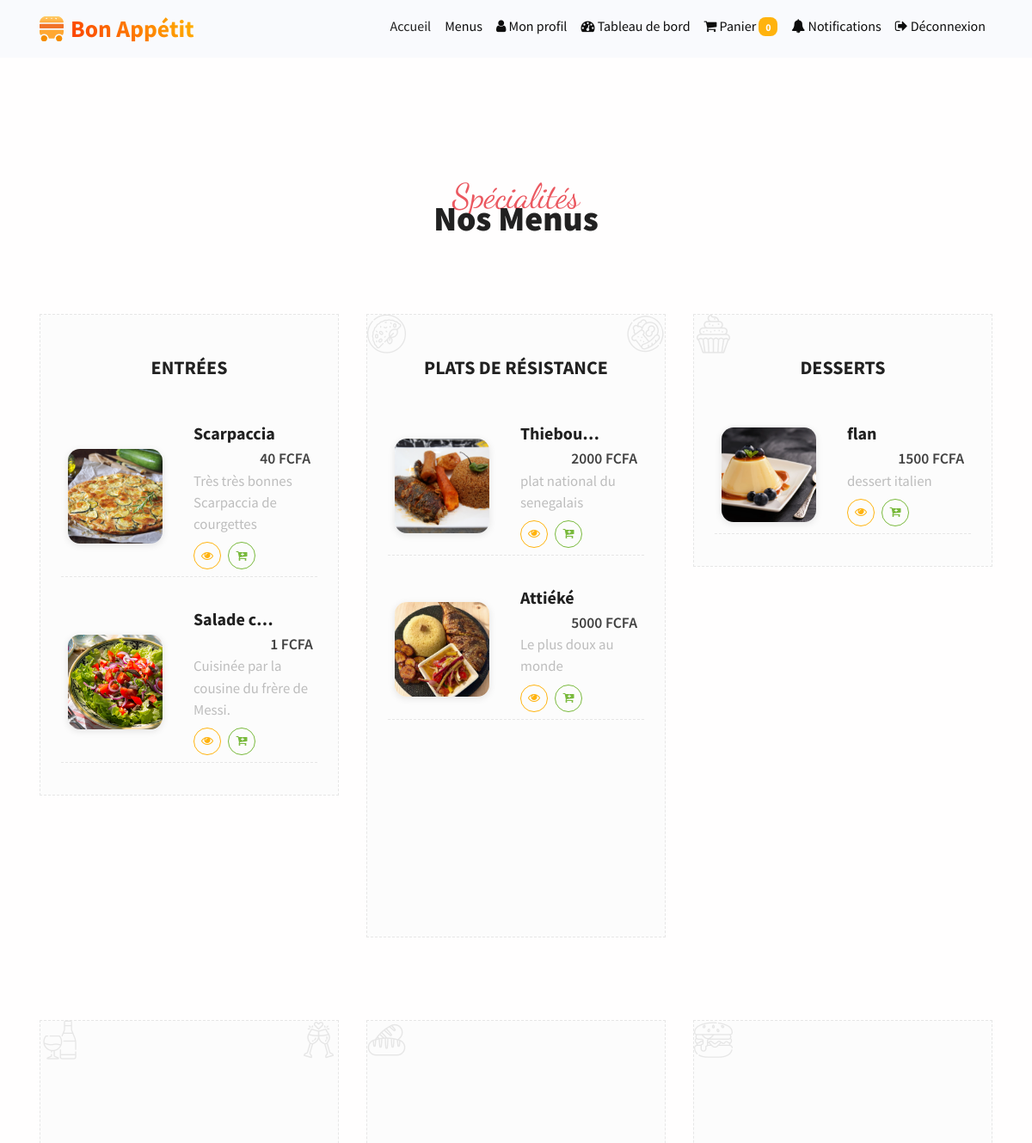
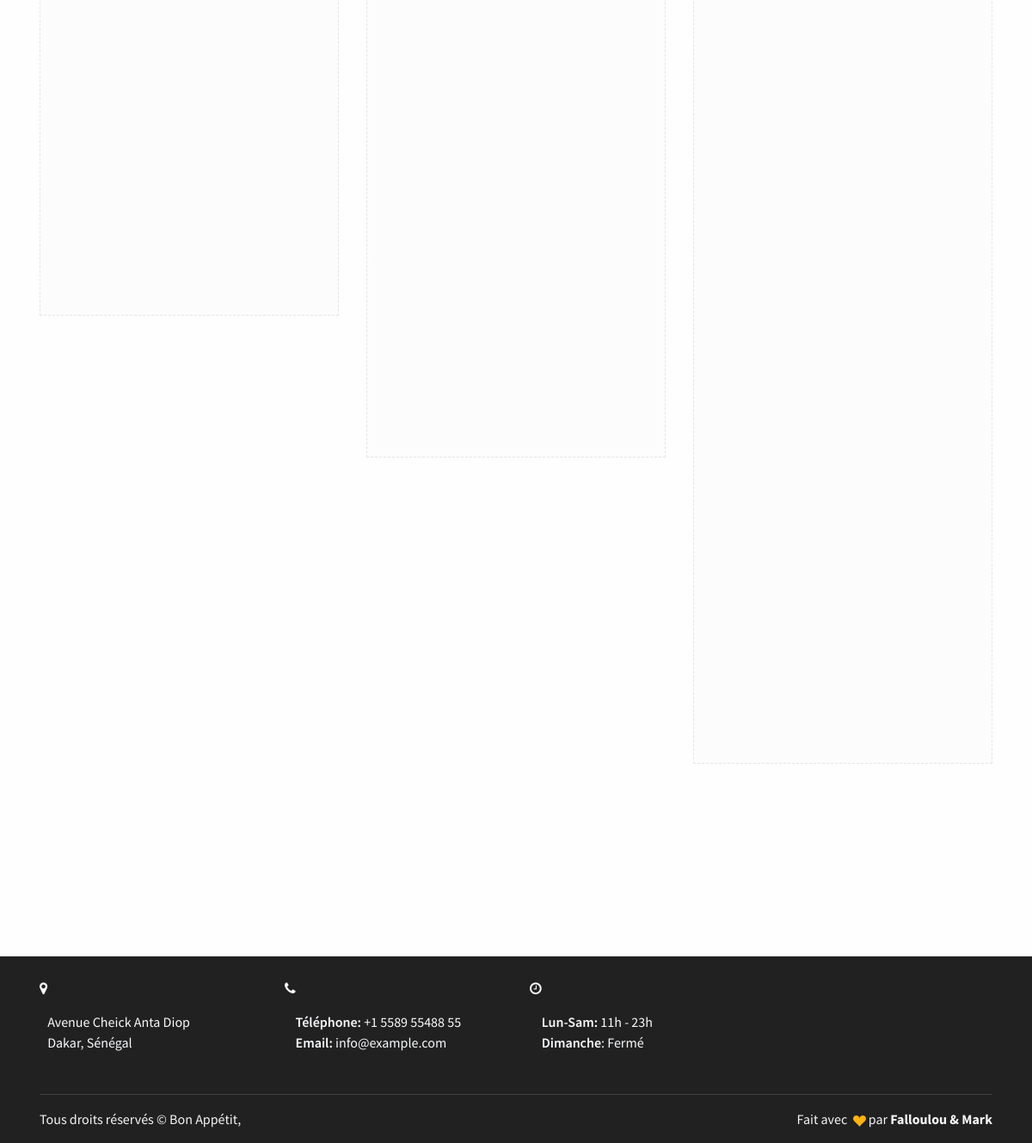
Page /menus/ (signed in) on the committed database (2 pictures, top to bottom).
### menus/models.py (models this page shows, shortened)
class Menu(models.Model):
    CATEGORIE_CHOICES = [
        ('entree', 'Entrée'),
        ('plat', 'Plat'),
        ('dessert', 'Dessert'),
        ('boisson', 'Boisson'),
        ('fast-food', 'Fast-Food'),
        ('snack', 'Snack'),
    ]
    nom = models.CharField(max_length=100)
    description = models.TextField()
    prix = models.DecimalField(max_digits=6, decimal_places=2)
    image = models.ImageField(upload_to='menus/', null=True, blank=True)
    disponible = models.BooleanField(default=True)
    categorie = models.CharField(max_length=20, choices=CATEGORIE_CHOICES)

### menus/views.py (the view)
# urls.py: path('menus/', views.liste_menus, name='liste_menus'),
def liste_menus(request):
    categorie = request.GET.get('categorie')
    if categorie:
        menus = Menu.objects.filter(categorie=categorie)
    else:
        menus = Menu.objects.all()
    categories = dict(Menu.CATEGORIE_CHOICES)
    context = {
        'menus': menus,
        'categories': categories,
        'categorie_actuelle': categorie
    }
    return render(request, 'menus/liste_menus.html', context)

### comptes/models.py (called while the page is built)
    def is_client(self):
        return self.role == self.Role.CLIENT

### templates/menus/liste_menus.html (shortened to what this page needs)
{% extends 'base.html' %}
{% block content %}
<section class="ftco-section">
  <div class="container">
    <div class="row justify-content-center mb-5 pb-2">
      <div class="col-md-7 text-center heading-section ftco-animate">
        <span class="subheading">Spécialités</span>
        <h2 class="mb-4">Nos Menus</h2>
      </div>
    </div>
    <div class="row">
      <div class="col-md-6 col-lg-4 mb-5">
        <div class="menu-wrap">
          <div class="heading-menu text-center ftco-animate">
            <h3>Entrées</h3>
          </div>
          {% for menu in menus %}
            {% if menu.get_categorie_display == "Entrée" %}
              {% include "menus/_menu_card.html" %}
            {% endif %}
          {% endfor %}
        </div>
      </div>
      <div class="col-md-6 col-lg-4 mb-5">
        <div class="menu-wrap">
          <div class="heading-menu text-center ftco-animate">
            <h3>Plats de résistance</h3>
          </div>
          {% for menu in menus %}
            {% if menu.get_categorie_display == "Plat" %}
              {% include "menus/_menu_card.html" %}
            {% endif %}
          {% endfor %}
          <span class="flat flaticon-omelette" style="left: 0;"></span>
          <span class="flat flaticon-breakfast" style="right: 0;"></span>
        </div>
      </div>
      <div class="col-md-6 col-lg-4 mb-5">
        <div class="menu-wrap">
          <div class="heading-menu text-center ftco-animate">
            <h3>Desserts</h3>
          </div>
          {% for menu in menus %}
            {% if menu.get_categorie_display == "Dessert" %}
              {% include "menus/_menu_card.html" %}
            {% endif %}
          {% endfor %}
          <span class="flat flaticon-cupcake" style="left: 0;"></span>
        </div>
      </div>
      <div class="col-md-6 col-lg-4 mb-5">
        <div class="menu-wrap">
          <span class="flat flaticon-wine" style="left: 0;"></span>
          <span class="flat flaticon-wine-1" style="right: 0;"></span>
        </div>
      </div>
      <div class="col-md-6 col-lg-4 mb-5">
        <div class="menu-wrap">
          <span class="flat flaticon-bread" style="left: 0;"></span>
        </div>
      </div>
      <div class="col-md-6 col-lg-4 mb-5">
        <div class="menu-wrap">
          <span class="flat flaticon-burger" style="left: 0;"></span>
        </div>
      </div>
    </div>
  </div>
</section>
{% endblock %}

### templates/menus/_menu_card.html (shortened to what this page needs)
{% if menu.disponible %}
<div class="menus d-flex align-items-center ftco-animate mb-4 p-2">
  {% if menu.image %}
  <div class="menu-img img flex-shrink-0 me-3" style="background-image: url('{{ menu.image.url }}'); width:110px; height:110px; background-size:cover; background-position:center; border-radius:14px; box-shadow:0 2px 8px rgba(0,0,0,0.10);"></div>
  {% endif %}
  <div class="text w-100">
    <div class="d-flex flex-column">
      <div class="d-flex justify-content-between align-items-center mb-1">
        <h5 class="mb-0 fw-bold text-truncate" style="font-size:1.25rem; max-width:70%;" title="{{ menu.nom }}">{{ menu.nom }}</h5>
      </div>
      <div class="d-flex justify-content-end">
        <span class="price" style="font-size:1.1rem; font-weight:600;">{{ menu.prix|floatformat:0 }} FCFA</span>
      </div>
    </div>
    <p class="mb-2 text-muted" style="font-size:1.05rem;">{{ menu.description|truncatewords:20 }}</p>
    <div class="d-flex gap-2 mt-1">
      <button type="button" class="btn btn-outline-primary btn-sm rounded-circle p-1" id="id_detailsbuton" style="width:32px;height:32px;" data-bs-toggle="modal" data-bs-target="#menuModal{{ menu.id }}" title="Voir détails">
        <i class="fa fa-eye text-primary"></i>
      </button>
      {% if user.is_authenticated and user.is_client %}
      <form method="post" action="{% url 'ajouter_au_panier' menu.id %}" class="d-inline">
        <button type="submit" class="btn btn-outline-success btn-sm rounded-circle p-1" id="id_ajoutpanier" style="width:32px;height:32px;" title="Ajouter au panier">
          <i class="fa fa-cart-plus text-success"></i>
        </button>
      </form>
      {% endif %}
    </div>
  </div>
</div>
{% endif %}

### static/assets/css/custom.css (style rules this page uses)
html, body { height: 100%; }
body { display: flex; flex-direction: column; min-height: 100vh; overflow-x: hidden; }

### menus/templates/base.html (style rules this page uses)
body { overflow-x: hidden; }

### rows in the picture
Menu: image (picture), nom "Scarpaccia", prix "40", description "Très très bonnes Scarpaccia de courgettes"
Menu: image (picture), nom "Salade c…", prix "1", description "Cuisinée par la cousine du frère de Messi."
Menu: image (picture), nom "Thiebou…", prix "2000", description "plat national du senegalais"
Menu: image (picture), nom "Attiéké", prix "5000", description "Le plus doux au monde"
Menu: image (picture), nom "flan", prix "1500", description "dessert italien"

### other values in the picture
{{ request.session.panier|length }} "0"
